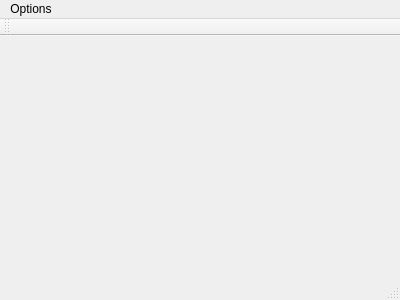
<?xml version="1.0" encoding="UTF-8"?>
<ui version="4.0">
 <class>MainWindow</class>
 <widget class="QMainWindow" name="MainWindow">
  <property name="geometry">
   <rect>
    <x>0</x>
    <y>0</y>
    <width>400</width>
    <height>300</height>
   </rect>
  </property>
  <property name="windowTitle">
   <string>MainWindow</string>
  </property>
  <widget class="QWidget" name="centralWidget"/>
  <widget class="QMenuBar" name="menuBar">
   <property name="geometry">
    <rect>
     <x>0</x>
     <y>0</y>
     <width>400</width>
     <height>26</height>
    </rect>
   </property>
   <widget class="QMenu" name="menuOptions">
    <property name="title">
     <string>Options</string>
    </property>
    <addaction name="actionConnect"/>
    <addaction name="actionDisconnect"/>
    <addaction name="actionSave"/>
   </widget>
   <addaction name="menuOptions"/>
  </widget>
  <widget class="QToolBar" name="mainToolBar">
   <attribute name="toolBarArea">
    <enum>TopToolBarArea</enum>
   </attribute>
   <attribute name="toolBarBreak">
    <bool>false</bool>
   </attribute>
  </widget>
  <widget class="QStatusBar" name="statusBar"/>
  <action name="actionConnect">
   <property name="text">
    <string>Connect</string>
   </property>
  </action>
  <action name="actionDisconnect">
   <property name="text">
    <string>Disconnect</string>
   </property>
  </action>
  <action name="actionSave">
   <property name="text">
    <string>Save</string>
   </property>
  </action>
 </widget>
 <layoutdefault spacing="6" margin="11"/>
 <resources/>
 <connections/>
</ui>
